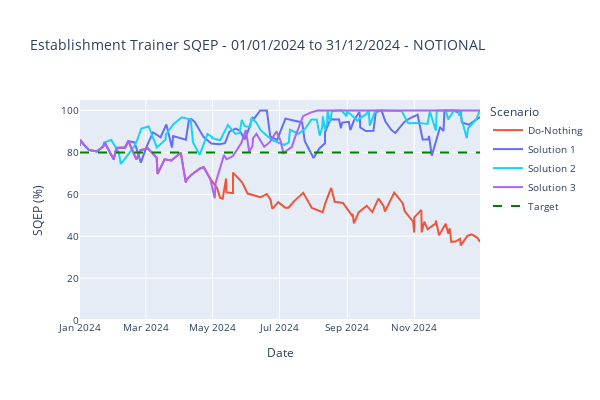

Here is the notebook cell this chart was saved with:
### Code cell
import pandas as pd
import plotly.express as px

# Combine all data into a single DataFrame for use with Plotly Express
do_nothing_data_df["Scenario"] = "Do-Nothing"
sqep_1_data_df["Scenario"] = "Solution 1"
sqep_2_data_df["Scenario"] = "Solution 2"
sqep_3_data_df["Scenario"] = "Solution 3"

# Normalize and combine data
do_nothing_data_df["SQEP"] = do_nothing_data_df["Do-Nothing"] * 100
sqep_1_data_df["SQEP"] = sqep_1_data_df["Solution 1 SQEP"] * 100
sqep_2_data_df["SQEP"] = sqep_2_data_df["Solution 2 SQEP"] * 100
sqep_3_data_df["SQEP"] = sqep_3_data_df["Solution 3 SQEP"] * 100

combined_df = pd.concat([
    do_nothing_data_df[["Date", "SQEP", "Scenario"]],
    sqep_1_data_df[["Date", "SQEP", "Scenario"]],
    sqep_2_data_df[["Date", "SQEP", "Scenario"]],
    sqep_3_data_df[["Date", "SQEP", "Scenario"]]
])

# Add horizontal line for the target
target_df = pd.DataFrame({
    "Date": [do_nothing_data_df["Date"].iloc[0], do_nothing_data_df["Date"].iloc[-1]],
    "SQEP": [min_sqep * 100, min_sqep * 100],
    "Scenario": ["Target", "Target"],
})

# Combine all data
final_df = pd.concat([combined_df, target_df])

# Plot using Plotly Express
fig = px.line(final_df, x="Date", y="SQEP", color="Scenario", 
              labels={"SQEP": "SQEP (%)", "Date": "Date"},
              title="Establishment Trainer SQEP - 01/01/2024 to 31/12/2024 - NOTIONAL",
              color_discrete_map={
                  "Do-Nothing": "#EF553B",
                  "Solution 1": "#636EFA",
                  "Solution 2": "#19D3F3",
                  "Solution 3": "#AB63FA",
                  "Target": "green"
              },
              line_dash_map={
                   
                  "Do-Nothing": "solid",
                  "Solution 1": "solid",
                  "Solution 2": "solid",
                  "Solution 3": "solid",
                  "Target": "dash"
              })

fig.for_each_trace(lambda trace: trace.update(line=dict(dash="dash", width=2)) if trace.name == "Target" else None)

# Update layout
fig.update_layout(
    font=dict(
        size=10
    ),
    title=dict(
        text="Establishment Trainer SQEP - 01/01/2024 to 31/12/2024 - NOTIONAL",
    ),
    width=600,
    height=400,
    yaxis=dict(range=[0, 105]),
    legend_title="Scenario"
)

fig.show()
fig.write_html("sqepExamplePx.html")
